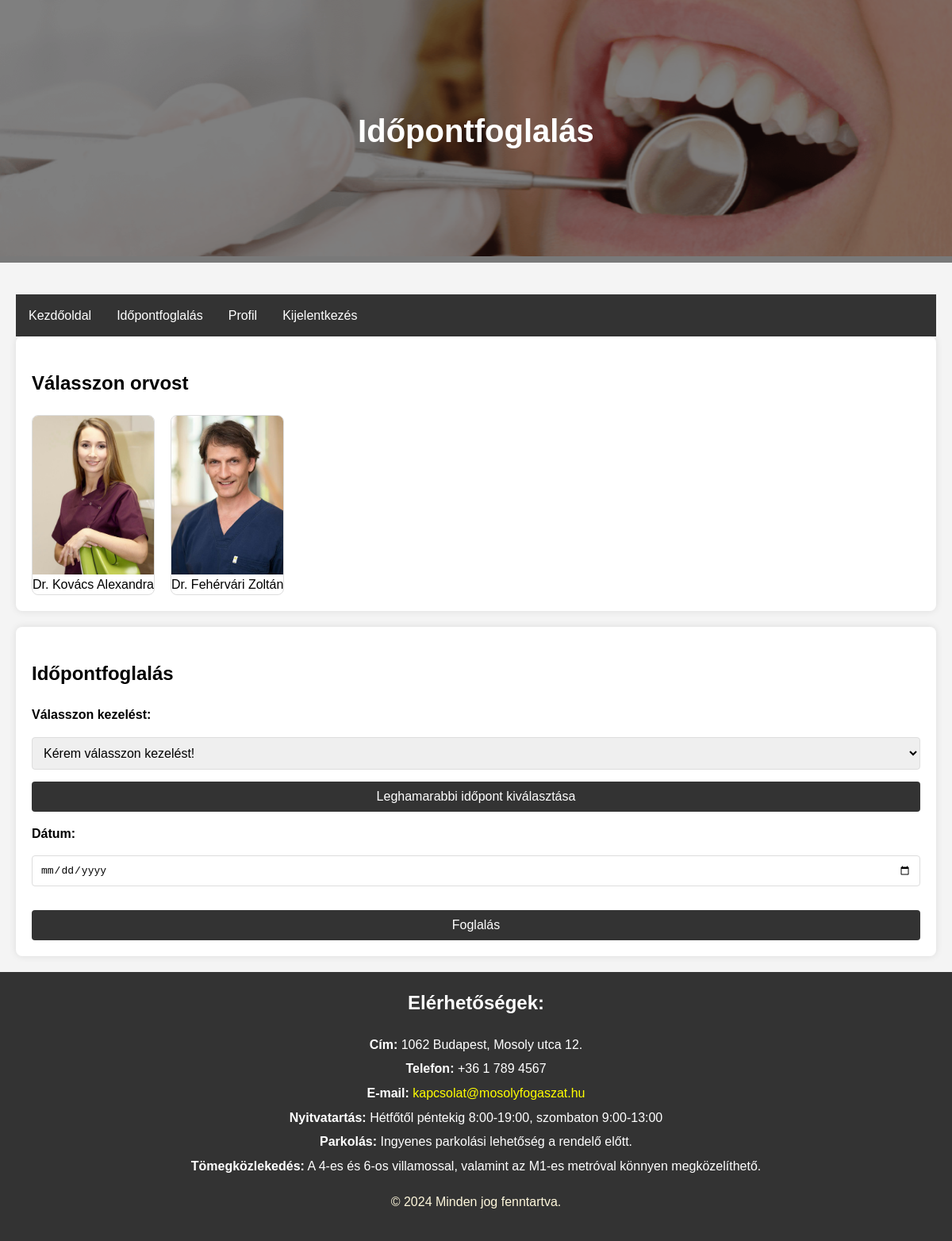
/book/ (signed in), run on an earlier commit of the app's database.
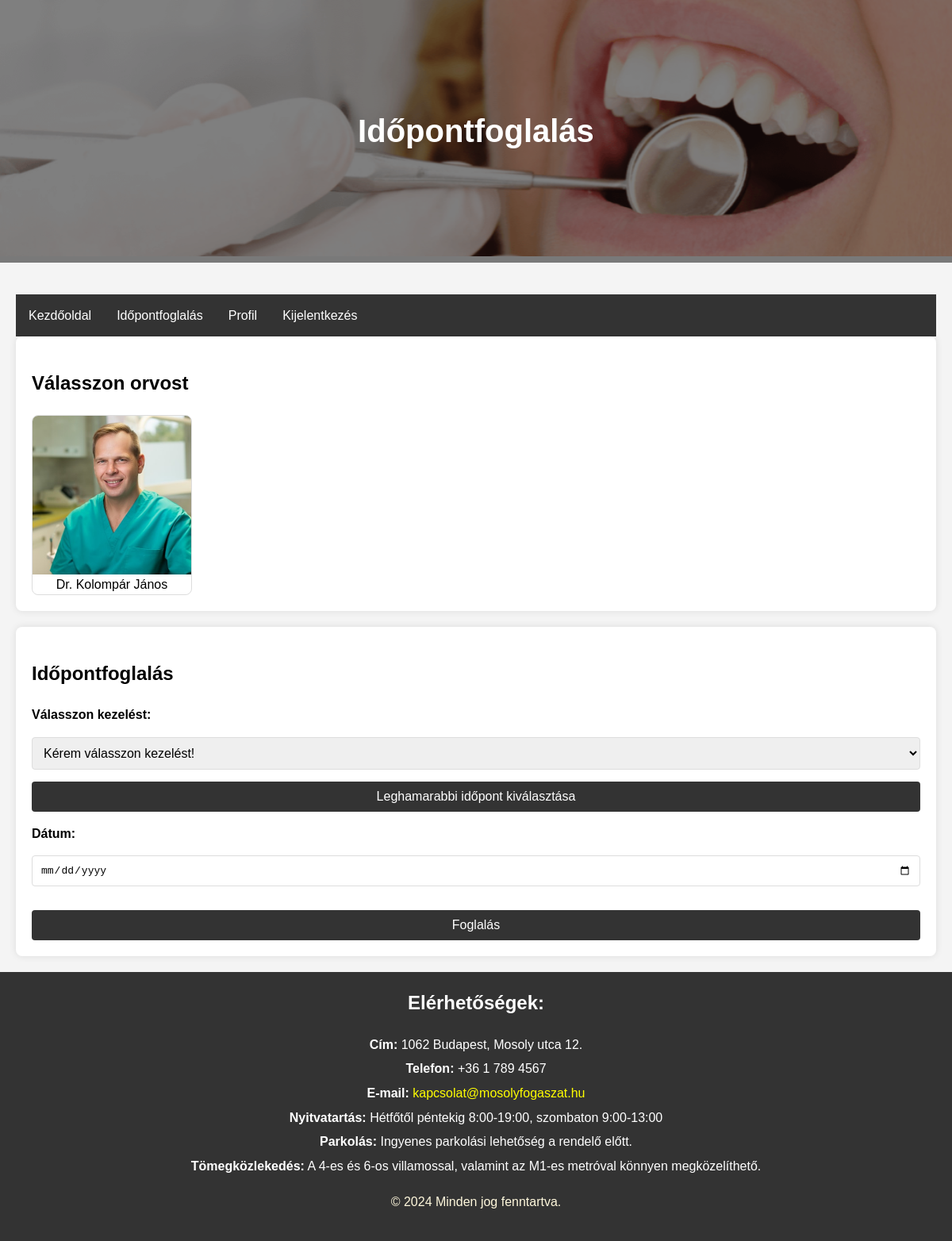
And on a later commit of the database.
### rendeloweboldal/models.py (models this page shows, shortened)
class Doctor(models.Model):
    id = models.CharField(max_length=64, primary_key=True)  # FHIR resource identifier
    name = models.CharField(max_length=255)
    photo = models.ImageField(upload_to='doctor_pictures/', null=True, blank=True)  # FHIR 'photo' field
    qualification = models.TextField(null=True, blank=True)  # FHIR 'qualification' field

### rendeloweboldal/views.py (the view, shortened to what this page needs)
# urls.py: path('book/', views.idopontfoglalas, name='book'),
def idopontfoglalas(request):
    if request.user.is_superuser or hasattr(request.user, 'doctor'):
        return render(request, 'idopontfoglalas.html', {'error_message': 'Superuser vagy doctor nem foglalhat időpontot.'})
    return render(request, 'idopontfoglalas.html', {'doctors': Doctor.objects.all(), 'treatments': Treatment.objects.all()})

### rendeloweboldal/templates/idopontfoglalas.html (shortened to what this page needs)
{% load static %}
<!DOCTYPE html>
<html lang="hu">
<head>
    <link rel="stylesheet" href="{% static 'css/style.css' %}">
</head>
<body>
    <header>
        <div class="header-container">
            <img src="{% static 'images/fooldal_kep.png' %}" alt="Főoldal fotó" class="header-image">
            <div class="overlay">
                <h1 class="header-title">Időpontfoglalás</h1>
            </div>
        </div>
    </header>
    <main>
        <nav>
            <ul class="navbar">
                <li><a href="{% url 'home' %}">Kezdőoldal</a></li>
                <li><a href="{% url 'book' %}">Időpontfoglalás</a></li>
                {% if user.is_authenticated %}
                    <li><a href="{% url 'profile' %}">Profil</a></li>
                    <li><a href="{% url 'logout' %}">Kijelentkezés</a></li>
                {% else %}
                    <li><a href="{% url 'login' %}">Bejelentkezés</a></li>
                {% endif %}
            </ul>
        </nav>
        {% if error_message %}
            <h2>{{ error_message }}</h2>
        {% elif user.is_superuser %}
            <h2>Admin fiókkal nem kérhetsz időpontot!</h2>
        {% elif user.is_authenticated %}
            <section class="doctors">
                <h2>Válasszon orvost</h2>
                <div class="doctor-list">
                    {% for doctor in doctors %}
                    <a href="#" class="doctor" data-doctor="{{ doctor.id }}">
                        <img src="{{ doctor.photo.url }}" alt="{{ doctor.name }}" class="doctor-photo">
                        <span>{{ doctor.name }}</span>
                    </a>
                    {% endfor %}
                </div>
            </section>
            <section class="booking">
                <h2>Időpontfoglalás</h2>
                <form id="booking-form" method="post">
                    <label for="treatment">Válasszon kezelést:</label>
                    <select id="treatment" name="treatment" required>
                        <option value="" disabled selected>Kérem válasszon kezelést!</option>
                    </select>
                    <button type="button" id="earliest-appointment-button">Leghamarabbi időpont kiválasztása</button>
                    <label for="appointment_date">Dátum:</label>
                    <input type="date" id="appointment_date" name="appointment_date" required style="cursor: pointer;">
                    <button type="submit" id="submit_button" disabled>Foglalás</button>
                </form>
            </section>
        {% else %}
            <h2>Időpont foglaláshoz kérem, jelentkezzen be, vagy hozzon létre egy új fiókot!</h2>
        {% endif %}
    </main>
    <footer>
        <div class="contact-info">
            <h2>Elérhetőségek:</h2>
            <p><strong>Cím:</strong> 1062 Budapest, Mosoly utca 12.</p>
            <p><strong>Telefon:</strong> +36 1 789 4567</p>
            <p><strong>E-mail:</strong> <a href="mailto:kapcsolat@mosolyfogaszat.hu">kapcsolat@mosolyfogaszat.hu</a></p>
            <p><strong>Nyitvatartás:</strong> Hétfőtől péntekig 8:00-19:00, szombaton 9:00-13:00</p>
            <p><strong>Parkolás:</strong> Ingyenes parkolási lehetőség a rendelő előtt.</p>
            <p><strong>Tömegközlekedés:</strong> A 4-es és 6-os villamossal, valamint az M1-es metróval könnyen megközelíthető.</p>
        </div>
        <p class="copy">&copy; 2024 Minden jog fenntartva.</p>
    </footer>
</body>
</html>

### rendeloweboldal/static/Css/style.css (style rules this page uses)
body { font-family: Arial, sans-serif; line-height: 1.6; margin: 0; padding: 0; background-color: #f4f4f4; }
header { margin-bottom: 20px; }
.header-container { position: relative; text-align: center; color: white; }
.header-image { width: 100%; height: auto; }
.overlay { position: absolute; top: 0; left: 0; width: 100%; height: 100%; background-color: rgba(0, 0, 0, 0.5); display: flex; justify-content: center; align-items: center; }
.header-title { font-size: 2.5em; font-weight: bold; color: white; }
main { padding: 20px; }
.navbar { list-style-type: none; margin: 0; padding: 0; overflow: hidden; background-color: #333; }
.navbar li { float: left; }
.navbar li a { display: block; color: white; text-align: center; padding: 14px 16px; text-decoration: none; }
footer { background-color: #333; color: white; padding: 20px; text-align: center; }
.contact-info { margin-bottom: 20px; }
.contact-info h2 { margin-top: 0; }
.contact-info p { margin: 5px 0; }
.contact-info a { color: #ffcc00; text-decoration: none; }
.contact-info a[href^="mailto:"] { color: yellow; text-decoration: none; }
.copy { color: cornsilk; }
a[href^="mailto:"] { color: yellow; text-decoration: none; }
section.doctors { background-color: white; padding: 20px; margin-bottom: 20px; border-radius: 8px; box-shadow: 0 0 10px rgba(0, 0, 0, 0.1); }
section.doctors .doctor-list { display: flex; flex-wrap: wrap; gap: 20px; justify-content: left; }
section.doctors .doctor { text-align: center; text-decoration: none; color: black; border: 1px solid #ddd; border-radius: 8px; overflow: hidden; transition: transform 0.3s, box-shadow 0.3s; }
section.doctors .doctor img { width: 100%; height: 200px; object-fit: cover; display: block; }
section.booking { background-color: white; padding: 20px; border-radius: 8px; box-shadow: 0 0 10px rgba(0, 0, 0, 0.1); }
section.booking form { display: flex; flex-direction: column; gap: 15px; }
section.booking label { font-weight: bold; }
section.booking input, section.booking select { padding: 10px; border: 1px solid #ddd; border-radius: 4px; font-size: 1em; }
section.booking button { padding: 10px 20px; border: none; border-radius: 4px; background-color: #333; color: white; font-size: 1em; cursor: pointer; transition: background-color 0.3s; }
section.booking input[type="date"] { padding: 10px; border: 1px solid #ddd; border-radius: 4px; font-size: 1em; background-color: white; cursor: pointer; }

What changed in the data, as far as the page shows it:
removed Doctor: photo (picture), name "Dr. Kovács Alexandra"
removed Doctor: photo (picture), name "Dr. Fehérvári Zoltán"
added Doctor: photo (picture), name "Dr. Kolompár János"
